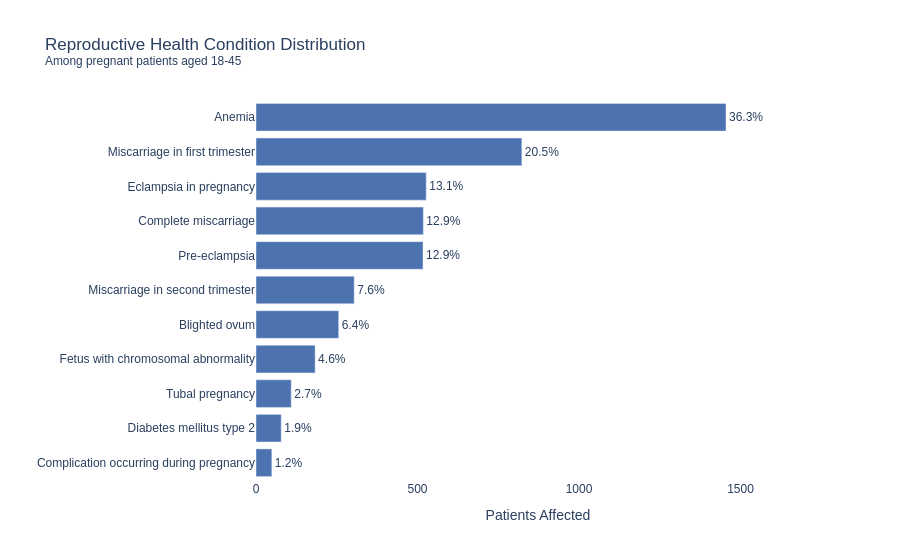

Notebook source saved alongside this figure:
### Markdown cell above
### 6.2 Reproductive Health Condition Distribution

Horizontal bar chart showing the number of pregnant patients affected by each 
reproductive health condition. Anemia dominates due to Synthea's broad application 
of the general anemia code — see limitations.

### Code cell
# ── VIZ 2: Condition Distribution ─────────────────────────────────────────
fig2 = go.Figure()

fig2.add_trace(go.Bar(
    orientation="h",
    x=complication_dist["patients_affected"],
    y=complication_dist["DESCRIPTION"].str.replace(r"\s*\(.*?\)", "", regex=True),
    marker_color="#4C72B0",
    text=complication_dist["pct_of_pregnant"].astype(str) + "%",
    textposition="outside",
))

fig2.update_layout(
    title="Reproductive Health Condition Distribution<br><sup>Among pregnant patients aged 18-45</sup>",
    xaxis_title="Patients Affected",
    yaxis_title="",
    yaxis=dict(autorange="reversed"),
    xaxis=dict(range=[0, complication_dist["patients_affected"].max() * 1.2]),
    plot_bgcolor="white",
    font=dict(family="Arial", size=12),
    margin=dict(l=250),
)

fig2.show()

### Figure 1 — Plotly figure (JSON) as saved in the notebook; plotly's stock layout.template omitted (floating-point values rounded to 4 significant figures)
{"data": [{"marker": {"color": "#4C72B0"}, "orientation": "h", "text": ["36.3%", "20.5%", "13.1%", "12.9%", "12.9%", "7.6%", "6.4%", "4.6%", "2.7%", "1.9%", "1.2%"], "textposition": "outside", "type": "bar", "x": [1455, 823, 527, 518, 517, 304, 256, 183, 109, 78, 49], "y": ["Anemia", "Miscarriage in first trimester", "Eclampsia in pregnancy", "Complete miscarriage", "Pre-eclampsia", "Miscarriage in second trimester", "Blighted ovum", "Fetus with chromosomal abnormality", "Tubal pregnancy", "Diabetes mellitus type 2", "Complication occurring during pregnancy"]}], "layout": {"font": {"family": "Arial", "size": 12}, "margin": {"l": 250}, "plot_bgcolor": "white", "title": {"text": "Reproductive Health Condition Distribution<br><sup>Among pregnant patients aged 18-45</sup>"}, "xaxis": {"range": [0, 1746], "title": {"text": "Patients Affected"}}, "yaxis": {"autorange": "reversed", "title": {"text": ""}}}}
